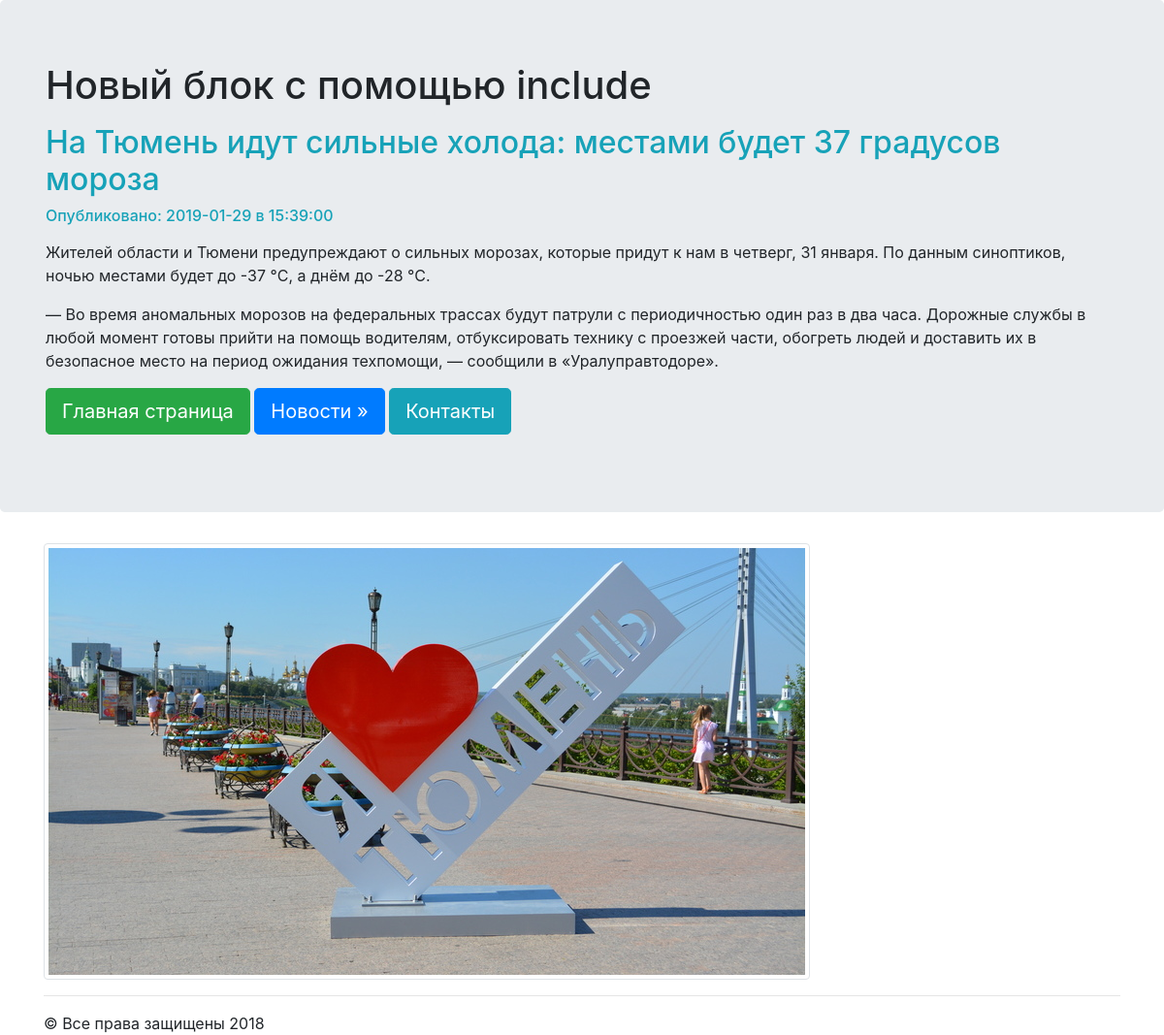
The page /news/2 on the database its author committed.
### news/models.py (models this page shows, shortened)
class Articles(models.Model):
	title = models.CharField(max_length = 120)
	post = models.TextField()
	date = models.DateTimeField()

### news/templates/news/post.html
{% extends "mainApp/wrapper.html" %}
{% block content %}
	<h2 class="text-info">{{articles.title}}</h2>
	<h6 class="text-info">Опубликовано: {{articles.date|date:"Y-m-d в H:i:s"}}</h6>
	<p>{{articles.post|safe|linebreaks}}</p>
{% endblock %}

### rows shown on the page
Articles: title "На Тюмень идут сильные холода: местами будет 37 градусов мороза", date "2019-01-29 в 15:39:00", post "Жителей области и Тюмени предупреждают о сильных морозах, которые придут к нам в четверг, 31 января. По данным синоптиков, ночью местами будет до -37 °C, а днём до -28 °C. — Во время аномальных морозов на федеральных трассах будут патрули с периодичностью один раз в два часа. Дорожные службы в любой момент готовы прийти на помощь водителям, отбуксировать технику с проезжей части, обогреть людей и доставить их в безопасное место на период ожидания техпомощи, — сообщили в «Уралуправтодоре»."
